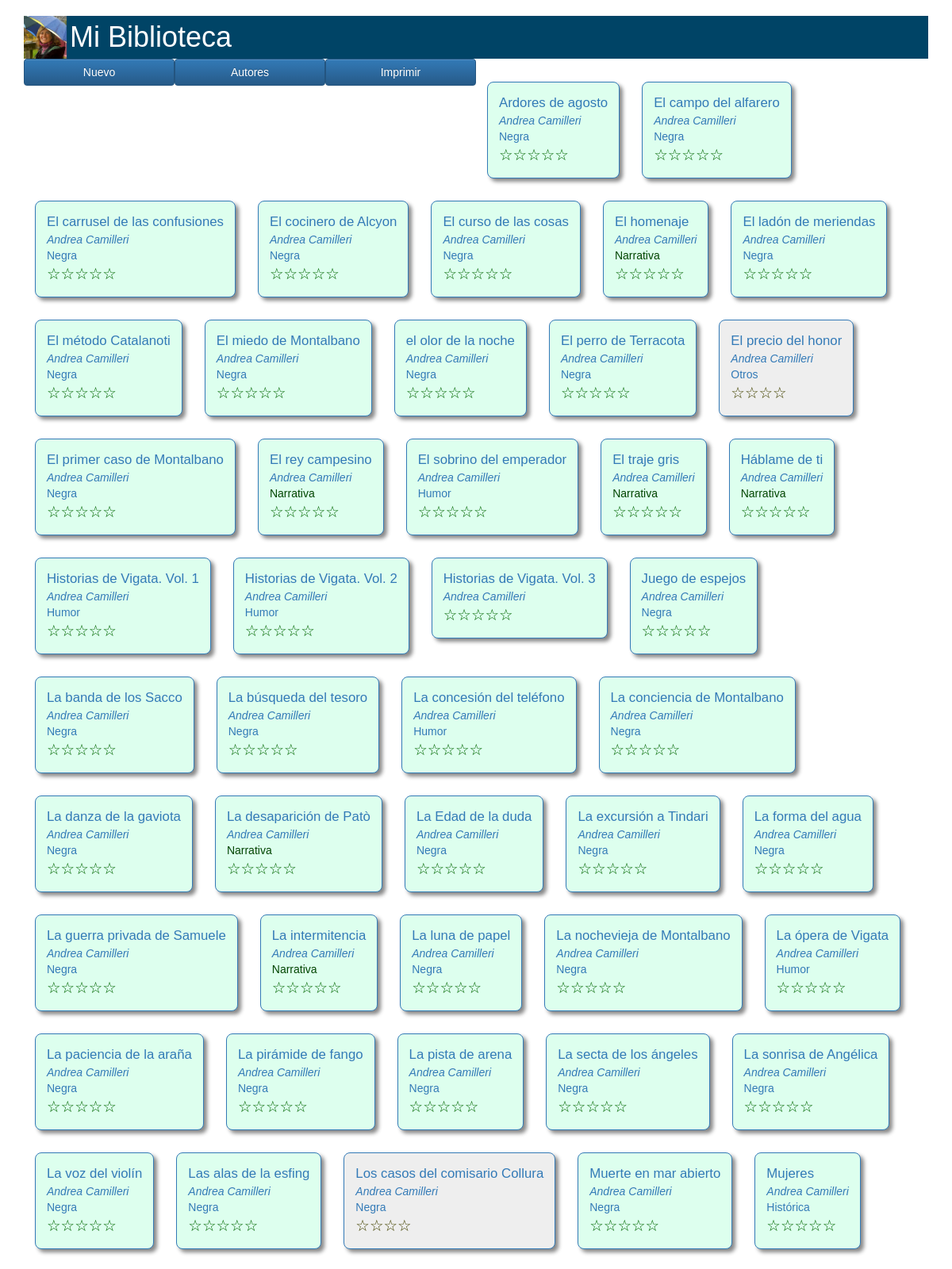
Screenshot of /src/app/biblioteca/fichas.php?autor=Andrea Camilleri (upper part) with the database file from the repository.
### tables this page shows
CREATE TABLE IF NOT EXISTS `libro` (
`id` int(11) NOT NULL,
  `autor` varchar(255) NOT NULL,
  `titulo` varchar(255) NOT NULL,
  `comentarios` varchar(4000) NOT NULL,
  `valoracion` int(11) NOT NULL,
  `genero` varchar(64) NOT NULL,
  `fecha` timestamp NOT NULL DEFAULT CURRENT_TIMESTAMP,
  `isbn` varchar(13) DEFAULT NULL,
  `url` varchar(255) DEFAULT NULL
);

### src/app/biblioteca/fichas.php (the view, shortened to what this page needs)
<?php
$paramAutor=$_GET["autor"];
?>
<html>
<head>
	<?php include('head.php'); ?>
</head>
<body >
	<div class="container">
		<?php include('cabecera.php'); ?>
		<div class="form-group">
				<a class="btn btn-primary col-md-2" href="nuevo.php">Nuevo</a>
				<a class="btn btn-primary col-md-2" href="autores.php">Autores</a>
				<a class="btn btn-primary col-md-2" href="imprimir.php">Imprimir</a>
		</div>
		<div id="fichas" class="stripe">
		<?php
			$sql = "select id,autor,titulo,genero,valoracion from libro";
			if( $paramAutor != null) {
				$sql = $sql . " where autor ='$paramAutor'";
			}
			$sql = $sql . " order by autor, titulo";
			$result=mysql_query($sql);
			while ($row = mysql_fetch_row($result)) {
				echo "<a href='editar.php?id=$row[0]'><div class='ficha ficha${row[4]}'>";
				echo "<div class='titulo'>$row[2]</div>";
				echo "<div class='autor'>$row[1]</div>";
				echo "<div class='genero$row[3]'>$row[3]</div>";
				echo "<div class='valor valor${row[4]}'>";
				for($x=0; $x<$row[4]; $x++) {
						echo "☆";
				}
				echo "</div>";
				echo "</div></a>";
			}
		?>
	</div>
</body>
</html>

### src/app/biblioteca/estilos.css (style rules this page uses)
body { font-family: sans-serif; }
.valor { font-size: 140%; color: red; }
.valor5 { color: #006600; }
.valor4 { color: #444400; }
.generoNarrativa { color: #004400; }
.ficha { box-shadow: 4px 4px 5px #888888; border-radius: 8px; border: solid 1px; padding: 1em; margin: 1em; background-color: #EEEEEE; float: left; }
.ficha5 { background-color: #DDFFEE; }
.titulo { font-size: 120%; }
.autor { font-style: italic; }

### rows the page displays
libro: titulo "Ardores de agosto", autor "Andrea Camilleri", genero "Negra", valoracion 5 (drawn)
libro: titulo "El campo del alfarero", autor "Andrea Camilleri", genero "Negra", valoracion 5 (drawn)
libro: titulo "El carrusel de las confusiones", autor "Andrea Camilleri", genero "Negra", valoracion 5 (drawn)
libro: titulo "El cocinero de Alcyon", autor "Andrea Camilleri", genero "Negra", valoracion 5 (drawn)
libro: titulo "El curso de las cosas", autor "Andrea Camilleri", genero "Negra", valoracion 5 (drawn)
libro: titulo "El homenaje", autor "Andrea Camilleri", genero "Narrativa", valoracion 5 (drawn)
libro: titulo "El ladón de meriendas", autor "Andrea Camilleri", genero "Negra", valoracion 5 (drawn)
libro: titulo "El método Catalanoti", autor "Andrea Camilleri", genero "Negra", valoracion 5 (drawn)
libro: titulo "El miedo de Montalbano", autor "Andrea Camilleri", genero "Negra", valoracion 5 (drawn)
libro: titulo "el olor de la noche", autor "Andrea Camilleri", genero "Negra", valoracion 5 (drawn)
libro: titulo "El perro de Terracota", autor "Andrea Camilleri", genero "Negra", valoracion 5 (drawn)
libro: titulo "El precio del honor", autor "Andrea Camilleri", genero "Otros", valoracion 4 (drawn)
libro: titulo "El primer caso de Montalbano", autor "Andrea Camilleri", genero "Negra", valoracion 5 (drawn)
libro: titulo "El rey campesino", autor "Andrea Camilleri", genero "Narrativa", valoracion 5 (drawn)
libro: titulo "El sobrino del emperador", autor "Andrea Camilleri", genero "Humor", valoracion 5 (drawn)
libro: titulo "El traje gris", autor "Andrea Camilleri", genero "Narrativa", valoracion 5 (drawn)
libro: titulo "Háblame de ti", autor "Andrea Camilleri", genero "Narrativa", valoracion 5 (drawn)
libro: titulo "Historias de Vigata. Vol. 1", autor "Andrea Camilleri", genero "Humor", valoracion 5 (drawn)
libro: titulo "Historias de Vigata. Vol. 2", autor "Andrea Camilleri", genero "Humor", valoracion 5 (drawn)
libro: titulo "Historias de Vigata. Vol. 3", autor "Andrea Camilleri", valoracion 5 (drawn)
libro: titulo "Juego de espejos", autor "Andrea Camilleri", genero "Negra", valoracion 5 (drawn)
libro: titulo "La banda de los Sacco", autor "Andrea Camilleri", genero "Negra", valoracion 5 (drawn)
libro: titulo "La búsqueda del tesoro", autor "Andrea Camilleri", genero "Negra", valoracion 5 (drawn)
libro: titulo "La concesión del teléfono", autor "Andrea Camilleri", genero "Humor", valoracion 5 (drawn)
libro: titulo "La conciencia de Montalbano", autor "Andrea Camilleri", genero "Negra", valoracion 5 (drawn)
libro: titulo "La danza de la gaviota", autor "Andrea Camilleri", genero "Negra", valoracion 5 (drawn)
libro: titulo "La desaparición de Patò", autor "Andrea Camilleri", genero "Narrativa", valoracion 5 (drawn)
libro: titulo "La Edad de la duda", autor "Andrea Camilleri", genero "Negra", valoracion 5 (drawn)
libro: titulo "La excursión a Tindari", autor "Andrea Camilleri", genero "Negra", valoracion 5 (drawn)
libro: titulo "La forma del agua", autor "Andrea Camilleri", genero "Negra", valoracion 5 (drawn)
libro: titulo "La guerra privada de Samuele", autor "Andrea Camilleri", genero "Negra", valoracion 5 (drawn)
libro: titulo "La intermitencia", autor "Andrea Camilleri", genero "Narrativa", valoracion 5 (drawn)
libro: titulo "La luna de papel", autor "Andrea Camilleri", genero "Negra", valoracion 5 (drawn)
libro: titulo "La nochevieja de Montalbano", autor "Andrea Camilleri", genero "Negra", valoracion 5 (drawn)
libro: titulo "La ópera de Vigata", autor "Andrea Camilleri", genero "Humor", valoracion 5 (drawn)
libro: titulo "La paciencia de la araña", autor "Andrea Camilleri", genero "Negra", valoracion 5 (drawn)
libro: titulo "La pirámide de fango", autor "Andrea Camilleri", genero "Negra", valoracion 5 (drawn)
libro: titulo "La pista de arena", autor "Andrea Camilleri", genero "Negra", valoracion 5 (drawn)
libro: titulo "La secta de los ángeles", autor "Andrea Camilleri", genero "Negra", valoracion 5 (drawn)
libro: titulo "La sonrisa de Angélica", autor "Andrea Camilleri", genero "Negra", valoracion 5 (drawn)
libro: titulo "La voz del violín", autor "Andrea Camilleri", genero "Negra", valoracion 5 (drawn)
libro: titulo "Las alas de la esfing", autor "Andrea Camilleri", genero "Negra", valoracion 5 (drawn)
libro: titulo "Los casos del comisario Collura", autor "Andrea Camilleri", genero "Negra", valoracion 4 (drawn)
libro: titulo "Muerte en mar abierto", autor "Andrea Camilleri", genero "Negra", valoracion 5 (drawn)
libro: titulo "Mujeres", autor "Andrea Camilleri", genero "Histórica", valoracion 5 (drawn)
